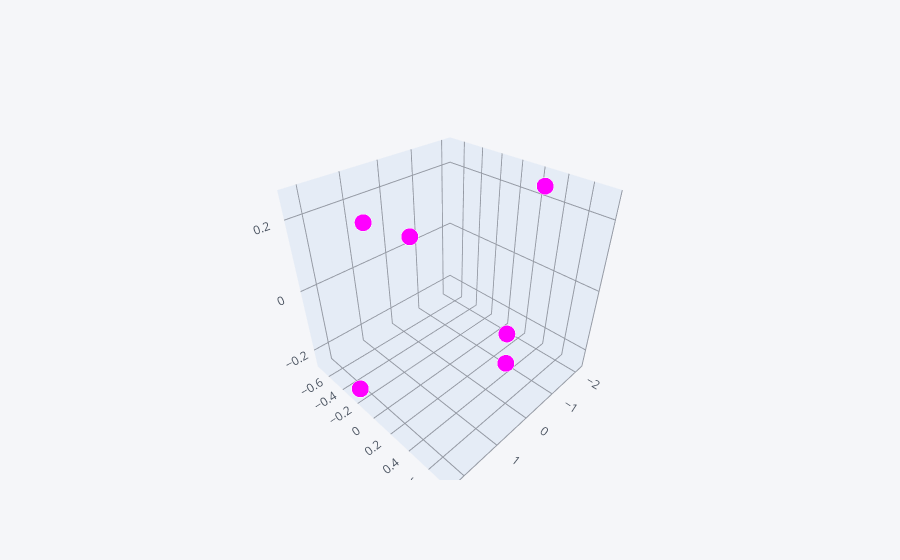

Notebook code for this chart:
### Markdown cell above
### Vectores

### Code cell
Xp.iplot(kind='scatter3d',x=0,y=1,z=2,mode='markers',color='purple')

### Figure 1 — Plotly figure (JSON) as saved in the notebook; plotly's stock layout.template omitted (floating-point values rounded to 4 significant figures; data arrays with more than 128 entries replaced by an {"elided": "..."} marker saying what was removed)
{"data": [{"marker": {"color": {"elided": "1000 str values"}, "opacity": 0.8, "size": {"elided": "1000 int values"}, "symbol": "circle"}, "mode": "markers", "text": {"elided": "1000 str values"}, "type": "scatter3d", "x": {"elided": "1000 float values"}, "y": {"elided": "1000 float values"}, "z": {"elided": "1000 float values"}}], "layout": {"legend": {"bgcolor": "#F5F6F9", "font": {"color": "#4D5663"}}, "paper_bgcolor": "#F5F6F9", "plot_bgcolor": "#F5F6F9", "scene": {"xaxis": {"gridcolor": "#9499A3", "showgrid": true, "tickfont": {"color": "#4D5663"}, "title": {"font": {"color": "#4D5663"}, "text": ""}, "zerolinecolor": "#9499A3"}, "yaxis": {"gridcolor": "#9499A3", "showgrid": true, "tickfont": {"color": "#4D5663"}, "title": {"font": {"color": "#4D5663"}, "text": ""}, "zerolinecolor": "#9499A3"}, "zaxis": {"gridcolor": "#9499A3", "showgrid": true, "tickfont": {"color": "#4D5663"}, "title": {"font": {"color": "#4D5663"}, "text": ""}, "zerolinecolor": "#9499A3"}}, "title": {"font": {"color": "#4D5663"}}}}
